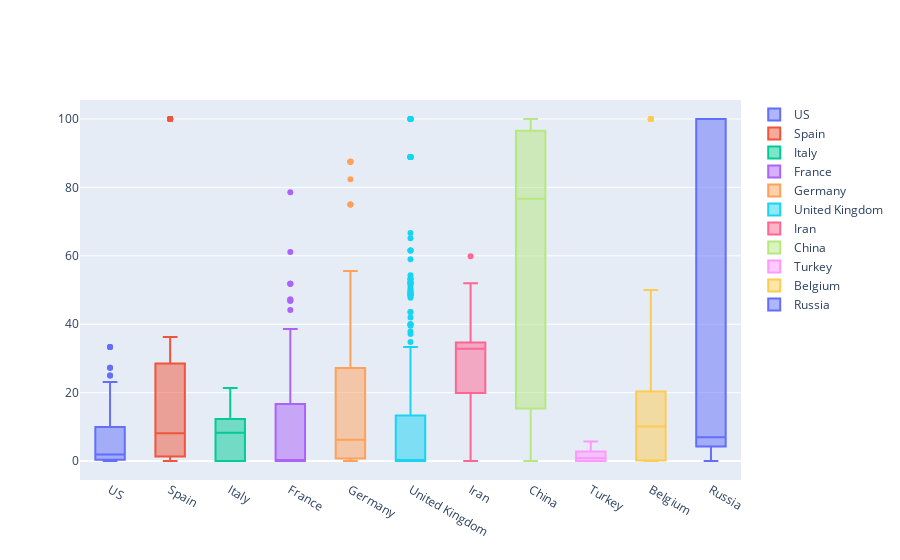

Notebook code cell kept with this figure:
### Markdown cell above
#### Строю ящик с усами в plotly, чтобы при наведении показывались значения - на графике сверху их нужно либо добавить, тогда будет перезагруз, либо не очень понятно.

### Code cell
data = []

for country in top_confirmed_rus:
    data.append(
        go.Box(y=df_corona[df_corona['Country/Region']==country].recovery_level, 
               name=country)
    )
iplot(data, show_link = False)
